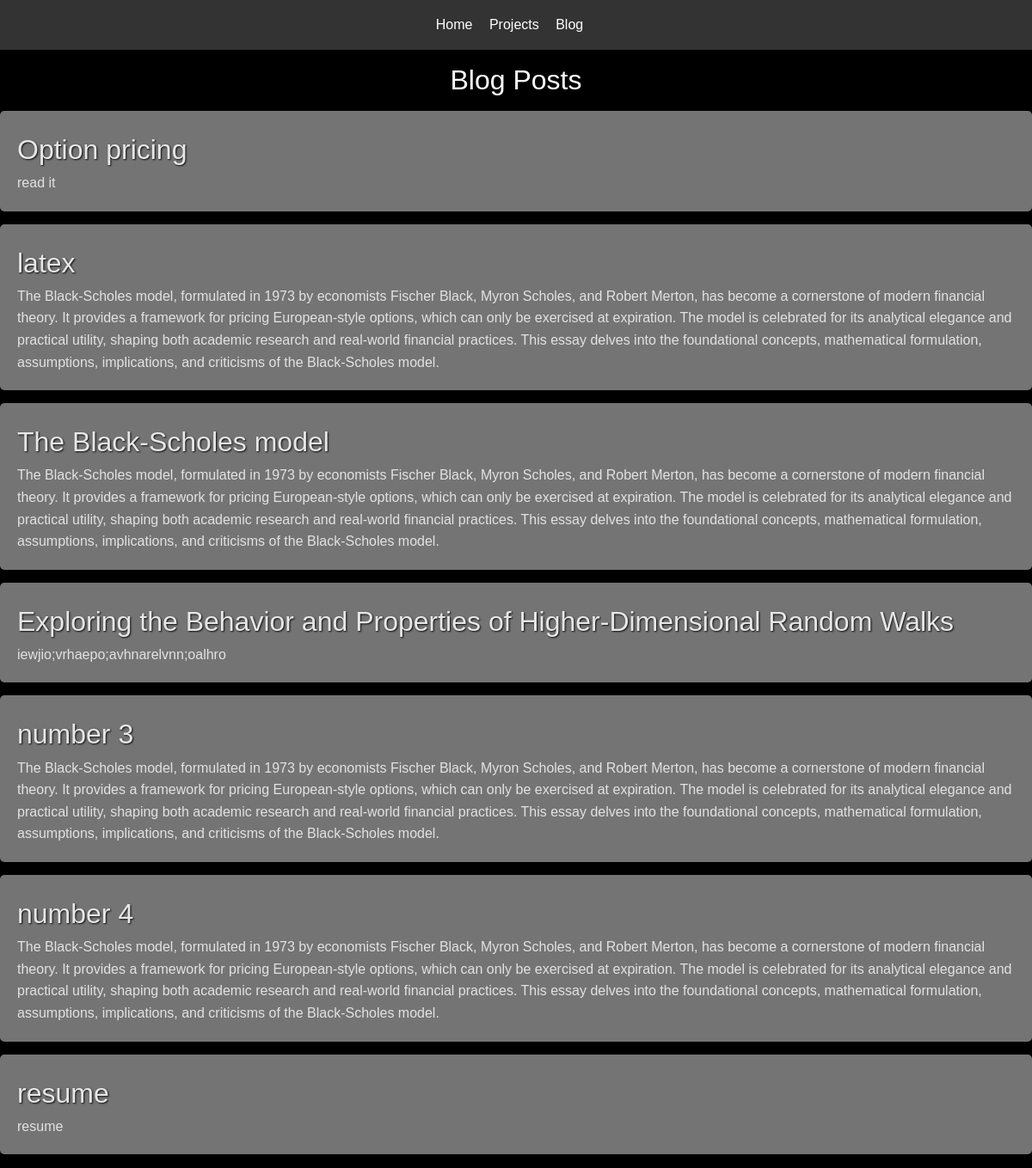
Screenshot of /blog/ with the database file from the repository.
### webapp/models.py (models this page shows, shortened)
class BlogPost(models.Model):
    title = models.CharField(max_length=200)  # Blog post title
    summary = models.TextField()  # Short summary for the blog post
    content = models.TextField(default='')  # Full blog content
    created_at = models.DateTimeField(auto_now_add=True)  # Timestamp for when the post was created
    updated_at = models.DateTimeField(auto_now=True)  # Timestamp for when the post was last updated
    background_image = models.ImageField(upload_to='project_backgrounds/', blank=True, null=True)  # Background image
    def get_absolute_url(self):
        return f'/blog/{self.id}/'

### webapp/views.py (the view)
# urls.py: 2. Add a URL to urlpatterns:  path('blog/', include('blog.urls'))
def blog(request):
    posts = BlogPost.objects.all()  # Fetch all blog posts from the database
    context = {'posts': posts}
    return render(request, 'blog/blog.html', context)

### webapp/templates/blog/blog.html (shortened to what this page needs)
{% extends 'base.html' %}
{% block content %}
    <section class="blog">
        <h1>Blog Posts</h1>
        <ul>
            {% for post in posts %}
                <li>
                    <h2><a href="{{ post.get_absolute_url }}">{{ post.title }}</a></h2>
                    <p>{{ post.summary }}</p>
                </li>
            {% endfor %}
        </ul>
    </section>
{% endblock %}

### webapp/static/css/style.css (style rules this page uses)
body { font-family: 'Roboto', sans-serif; font-weight: 400; color: #333; line-height: 1.6; }
h1, h2, h3 { font-weight: 500; text-shadow: 1px 1px 2px rgba(0, 0, 0, 0.9); }
button, a, nav { font-weight: 500; }
* { margin: 0; padding: 0; box-sizing: border-box; }
html { height: 100%; }
body { background-color: rgb(0, 0, 0); font-family: 'Arial', sans-serif; color: #ffffff; display: flex; flex-direction: column; height: 100vh; width: 100vw; line-height: 1.6; margin: 0; height: 100%; }
a { color: #fff; text-decoration: none; }
.blog { display: flex; flex-direction: column; justify-content:center; align-items: center; width: 100%; }
.blog h1 { font-size: xx-large; size: 40px; padding: 10px; }
.blog ul { list-style: none; display: flex; flex-direction: row; align-items: center; justify-content: space-evenly; flex-wrap: wrap; min-width: 100%; }
.blog ul li { min-width: 100%; background-color: #747474; margin-bottom: 15px; padding: 20px; border-radius: 5px; box-shadow: 0 2px 5px rgba(0, 0, 0, 0.1); }
.blog ul li h2 { font-size: 2rem; }
.blog ul li h2 a { color: #e8e6e6; text-decoration: none; }
.blog ul li p { font-size: 1rem; color: #e2e2e2; }

### rows the page displays
BlogPost: title "Option pricing", summary "read it"
BlogPost: title "latex", summary "The Black-Scholes model, formulated in 1973 by economists Fischer Black, Myron Scholes, and Robert Merton, has become a cornerstone of modern financial theory. It provides a framework for pricing European-style options, which can only be exercised at expiration. The model is celebrated for its analytical elegance and practical utility, shaping both academic research and real-world financial practices. This essay delves into the foundational concepts, mathematical formulation, assumptions, implications, and criticisms of the Black-Scholes model."
BlogPost: title "The Black-Scholes model", summary "The Black-Scholes model, formulated in 1973 by economists Fischer Black, Myron Scholes, and Robert Merton, has become a cornerstone of modern financial theory. It provides a framework for pricing European-style options, which can only be exercised at expiration. The model is celebrated for its analytical elegance and practical utility, shaping both academic research and real-world financial practices. This essay delves into the foundational concepts, mathematical formulation, assumptions, implications, and criticisms of the Black-Scholes model."
BlogPost: title "Exploring the Behavior and Properties of Higher-Dimensional Random Walks", summary "iewjio;vrhaepo;avhnarelvnn;oalhro"
BlogPost: title "number 3", summary "The Black-Scholes model, formulated in 1973 by economists Fischer Black, Myron Scholes, and Robert Merton, has become a cornerstone of modern financial theory. It provides a framework for pricing European-style options, which can only be exercised at expiration. The model is celebrated for its analytical elegance and practical utility, shaping both academic research and real-world financial practices. This essay delves into the foundational concepts, mathematical formulation, assumptions, implications, and criticisms of the Black-Scholes model."
BlogPost: title "number 4", summary "The Black-Scholes model, formulated in 1973 by economists Fischer Black, Myron Scholes, and Robert Merton, has become a cornerstone of modern financial theory. It provides a framework for pricing European-style options, which can only be exercised at expiration. The model is celebrated for its analytical elegance and practical utility, shaping both academic research and real-world financial practices. This essay delves into the foundational concepts, mathematical formulation, assumptions, implications, and criticisms of the Black-Scholes model."
BlogPost: title "resume", summary "resume"
